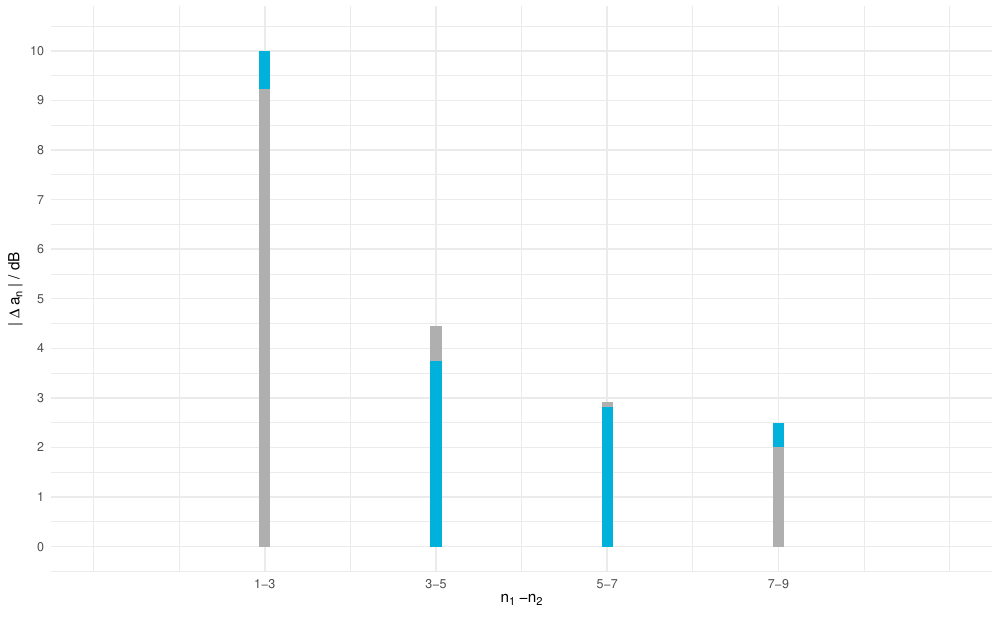

This chart was generated by the following R code:
library(ggplot2)

outputName   <- "2_2_Amplivergleich.pdf"
outputWidth  <- 10
outputHeight <- 0.618 * outputWidth

data <- read.csv("mess.csv")

# function parametersa
A   <- 2
m   <- 4 # number of amplitude values

ylabel <- bquote( "|"~ Delta ~ "a"[n]~"| / dB" )
xlabel <- bquote( "n"[1]~"-n"[2])


amplifun <- function (n) {

    abs( 4 * 2 / (n * pi) * sin(n * pi/2) )

}

deltaX <- 1
deltaCounter <- 0

lineCoordinatesX <- c()
lineCoordinatesY <- c()

lineCoordinatesY_Measurement <- c()

print(amplifun(1))

for (i in c(1,2,3,4)) {

    deltaCounter <- deltaCounter + deltaX

    lineCoordinatesX <- c( lineCoordinatesX, deltaCounter)
    lineCoordinatesY <- c( lineCoordinatesY, abs(data$ant) )

    lineCoordinatesY_Measurement <- c( lineCoordinatesY_Measurement, abs(data$anm))

}

ylim   <- c(0, 10*1.0381)
xlim   <- c(0, 5)

xlabels <- c("", "1-3", "3-5", "5-7", "7-9", "")

ybreaks <- seq(0, 10, 1)
xbreaks <- seq(0,5, 1)


hsBlue <- "#00b1db"
theoreticalColor <- "#afafafFF"


plot <- ggplot(data.frame(x=c(0,2), y=c(0,2)), aes(x=x)) +
    theme_minimal() +
    theme(legend.position="none", plot.title = element_text(color = "gray21", size=1.618^5), plot.subtitle = element_text(color = "grey80", size=1.618^5)) +

    #ggtitle(bquote("Amplitudenspektrum von x(t), Rot: theoretische Werte")) +
    #labs(subtitle="D=0.25, T=1us")

    xlab(xlabel) +
    ylab(ylabel) +

    scale_y_continuous(limits= ylim, breaks=ybreaks) +
    scale_x_continuous(limits= xlim, breaks=xbreaks, labels=xlabels)


linewidth <- (1-0.6180339887498948)*10

for (i in 1:m) {

   if(lineCoordinatesY[i] < lineCoordinatesY_Measurement[i] ) {

       # plot measurement first, then plot theoreticals on top

   plot <- plot + geom_segment(
            x = lineCoordinatesX[i],
            y = 0,
            xend = lineCoordinatesX[i],
            yend = lineCoordinatesY_Measurement[i],
            color=hsBlue,
            linetype="solid", size = linewidth
        )

   plot <- plot + geom_segment(
            x = lineCoordinatesX[i],
            y = 0,
            xend = lineCoordinatesX[i],
            yend = lineCoordinatesY[i],
            color=theoreticalColor,
            linetype="solid", size = linewidth
        )
   } else {

       # plot theoretical first, then plot measurement

   plot <- plot + geom_segment(
            x = lineCoordinatesX[i],
            y = 0,
            xend = lineCoordinatesX[i],
            yend = lineCoordinatesY[i],
            color=theoreticalColor,
            linetype="solid", size = linewidth
        )

   plot <- plot + geom_segment(
            x = lineCoordinatesX[i],
            y = 0,
            xend = lineCoordinatesX[i],
            yend = lineCoordinatesY_Measurement[i],
            color=hsBlue,
            linetype="solid", size = linewidth
        )


   }

}



pdf(outputName, width = outputWidth, height = outputHeight)
plot
